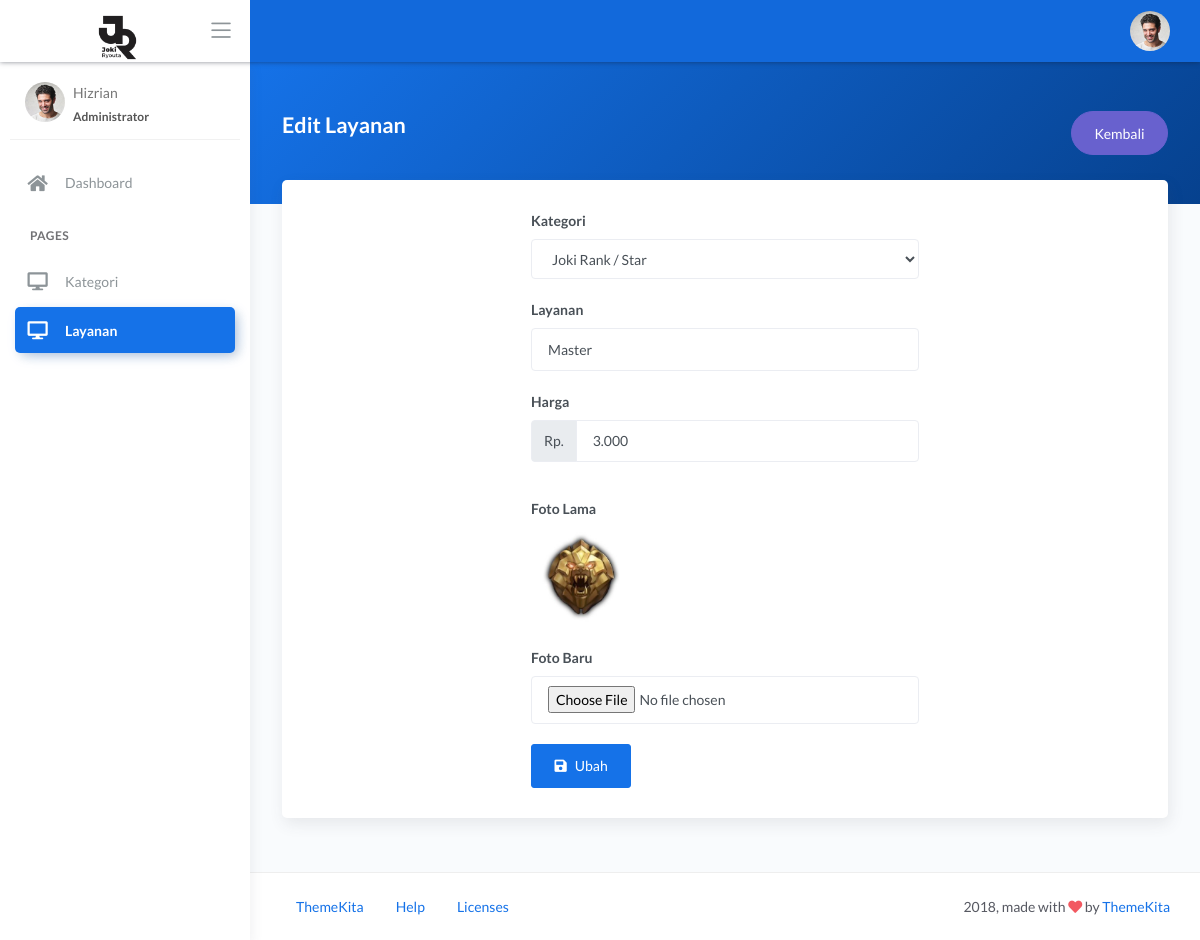
Screenshot of /admin/layanan/edit/1 with the database file from the repository.
### tables this page shows
CREATE TABLE `layanan` (
  `id` int(11) NOT NULL,
  `nama_layanan` varchar(255) NOT NULL,
  `kategori_id` int(11) NOT NULL,
  `harga` double NOT NULL,
  `foto` varchar(255) NOT NULL
);

CREATE TABLE `kategori` (
  `id` int(11) NOT NULL,
  `nama_kategori` varchar(255) NOT NULL
);

### application/controllers/admin/Layanan.php (called while the page is built, shortened)
<?php
class Layanan extends CI_Controller
{
    public function edit($id)
    {
        $data['layanan'] = $this->db->get_where('layanan', ['id' => $id])->row();
        $data['kategori'] = $this->db->get('kategori')->result();
        $this->load->view('admin/layanan/edit', $data);
    }
}

### index.php (called while the page is built, shortened)
<?php
require_once BASEPATH.'core/CodeIgniter.php';

### application/views/admin/layanan/edit.php (the view, shortened to what this page needs)
<!DOCTYPE html>
<html lang="en">
<body>
    <div class="wrapper">
        <div class="main-panel">
            <div class="content">
                <div class="panel-header bg-primary-gradient">
                    <div class="page-inner py-5">
                        <div class="d-flex align-items-left align-items-md-center flex-column flex-md-row">
                            <div>
                                <h2 class="text-white pb-2 fw-bold">Edit Layanan</h2>
                            </div>
                            <div class="ml-md-auto py-2 py-md-0">
                                <a href="<?= base_url('admin/layanan') ?>" class="btn btn-secondary btn-round">Kembali</a>
                            </div>
                        </div>
                    </div>
                </div>
                <div class="page-inner mt--5">
                    <div class="row">
                        <div class="col-md-12">
                            <div class="card">
                                <div class="card-body">
                                    <div class="row justify-content-center">
                                        <div class="col-6">
                                            <form action="<?= base_url('admin/layanan/proses_edit/' . $layanan->id) ?>" method="post" autocomplete="off" enctype="multipart/form-data">
                                                <div class="form-group">
                                                    <label for="">Kategori</label>
                                                    <select name="kategori" class="form-control">
                                                        <?php foreach ($kategori as $data) { ?>
                                                            <option value="<?= $data->id ?>" <?= $data->id == $layanan->kategori_id ? "selected" : "" ?>><?= $data->nama_kategori ?></option>
                                                        <?php } ?>
                                                    </select>
                                                </div>
                                                <div class="form-group">
                                                    <label for="">Layanan</label>
                                                    <input type="text" class="form-control" name="nama_layanan" placeholder="Masukkan nama layanan" value="<?= $layanan->nama_layanan ?>">
                                                </div>
                                                <div class="form-group">
                                                    <label for="">Harga</label>
                                                    <div class="input-group mb-3">
                                                        <div class="input-group-prepend">
                                                            <span class="input-group-text">Rp.</span>
                                                        </div>
                                                        <input type="text" name="harga" class="form-control currency-input" value="<?= $layanan->harga ?>">
                                                    </div>
                                                </div>
                                                <div class="form-group">
                                                    <label for="">Foto Lama</label><br>
                                                    <img src="<?= base_url('assets/uploads/layanan/' . $layanan->foto) ?>" alt="" style="width: 100px; height:100px">
                                                </div>
                                                <div class="form-group">
                                                    <label for="">Foto Baru</label>
                                                    <input type="file" class="form-control" name="foto" placeholder="Masukkan nama kategori">
                                                </div>
                                                <div class="form-group">
                                                    <button type="submit" class="btn btn-primary"><span class="fa fa-save"></span> &nbsp; Ubah</button>
                                                </div>
                                            </form>
                                        </div>
                                    </div>
                                </div>
                            </div>
                        </div>
                    </div>
                </div>
            </div>
        </div>
    </div>
</body>
</html>

### rows the page displays
layanan: kategori "Joki Rank / Star", nama_layanan "Master", harga "3.000", foto (picture)
